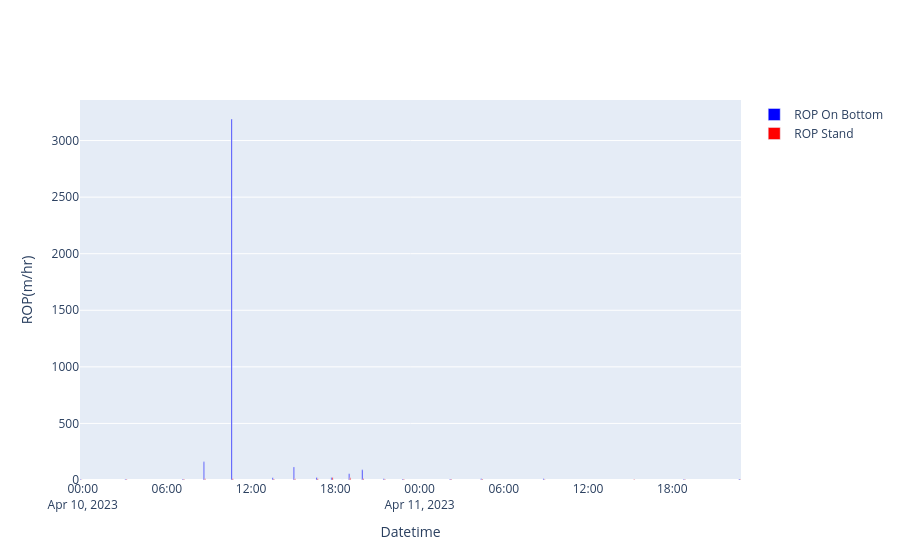

Notebook code cell kept with this figure:
### Code cell
import plotly.graph_objects as go
ROP_df = ActSum_df.copy()
ROP_df['StartDateTime'] = pd.to_datetime(ROP_df['StartDateTime'])
ROP_df['EndDateTime'] = pd.to_datetime(ROP_df['EndDateTime'])

# Calculate MidDateTime as the average of StartDateTime and EndDateTime
ROP_df['MidDateTime'] = ROP_df['StartDateTime'] + (ROP_df['EndDateTime'] - ROP_df['StartDateTime']) / 2

idx_logic = (ROP_df['LABEL_Activity'].isin(["DRILLING FORMATION", 'CIRCULATE HOLE CLEANING','DRILL OUT CEMENT',])) & (ROP_df['LABEL_SubActivity'] == 'Connection')


ROP_df = ROP_df[idx_logic]

ROP_df['ROP_OnBottom'] = ROP_df['DrillingMeteragePerStand'] / (ROP_df['OnBottomDurationPerStand']/60) 
ROP_df['ROP_Stand'] = ROP_df['DrillingMeteragePerStand'] / (ROP_df['StandDuration']/60)
display(ROP_df[['MidDateTime', 'LABEL_SubActivity', 'LABEL_Activity', 'DrillingMeteragePerStand', 'OnBottomDurationPerStand', 'StandDuration', 'ROP_OnBottom', 'ROP_Stand']])
# ROP stand m/hr 



# Assuming your DataFrame is named df and contains columns 'ROP_OnBottom', 'ROP_Stand', and 'DateTime'
# First, convert your 'DateTime' column to a datetime type if it's not already
df = pd.DataFrame(ROP_df)
# df['DateTime'] = pd.to_datetime(df['DateTime'])

# Create a new Plotly figure
fig = go.Figure()
bar_width = 60*60*60*10
# Add ROP_OnBottom as one set of bars
fig.add_trace(go.Bar(
    x=df['MidDateTime'],
    y=df['ROP_OnBottom'],
    name='ROP On Bottom',
    marker_color='blue',  # You can choose a color
    #  width=bar_width 
))

# Add ROP_Stand as another set of bars
fig.add_trace(go.Bar(
    x=df['MidDateTime'],
    y=df['ROP_Stand'],
    name='ROP Stand',
    marker_color='red',  # You can choose a different color
    #  width=bar_width 
))

# Update the layout
fig.update_layout(
    barmode='group',  # This will group the bars side by side at each x-value (datetime)
        bargap=0, # gap between bars of adjacent location coordinates.
    bargroupgap=0, # gap between bars of the same location coordinate.
    # title='ROP On Bottom vs ROP Stand Over Time',
    xaxis_title='Datetime',
    yaxis_title='ROP(m/hr)',
    xaxis=dict(type='date')  # Ensuring x-axis is treated as date
)
fig.show()

### Figure 1 — Plotly figure (JSON) as saved in the notebook; plotly's stock layout.template omitted (floating-point values rounded to 4 significant figures)
{"data": [{"marker": {"color": "blue"}, "name": "ROP On Bottom", "type": "bar", "x": ["2023-04-09T23:53:02.500000", "2023-04-10T03:05:10", "2023-04-10T05:51:12.500000", "2023-04-10T07:10:22.500000", "2023-04-10T08:40:32.500000", "2023-04-10T10:38:50", "2023-04-10T13:34:27.500000", "2023-04-10T15:05:05", "2023-04-10T16:42:05", "2023-04-10T17:45:40", "2023-04-10T18:30:30", "2023-04-10T19:01:15", "2023-04-10T19:57:35", "2023-04-10T21:29:10", "2023-04-10T22:50:05", "2023-04-11T02:13:22.500000", "2023-04-11T04:26:00", "2023-04-11T04:35:05", "2023-04-11T08:52:10", "2023-04-11T15:15:30", "2023-04-11T18:52:25", "2023-04-11T22:49:20"], "y": [5.974, 7.331, null, 9.939, 161.0, 3191.0, 20.44, 115.7, 22.67, 22.44, 0, 56.18, 89.96, 11.02, 9.864, 9.343, 10.14, null, 10.29, null, 8.68, 8.852]}, {"marker": {"color": "red"}, "name": "ROP Stand", "type": "bar", "x": ["2023-04-09T23:53:02.500000", "2023-04-10T03:05:10", "2023-04-10T05:51:12.500000", "2023-04-10T07:10:22.500000", "2023-04-10T08:40:32.500000", "2023-04-10T10:38:50", "2023-04-10T13:34:27.500000", "2023-04-10T15:05:05", "2023-04-10T16:42:05", "2023-04-10T17:45:40", "2023-04-10T18:30:30", "2023-04-10T19:01:15", "2023-04-10T19:57:35", "2023-04-10T21:29:10", "2023-04-10T22:50:05", "2023-04-11T02:13:22.500000", "2023-04-11T04:26:00", "2023-04-11T04:35:05", "2023-04-11T08:52:10", "2023-04-11T15:15:30", "2023-04-11T18:52:25", "2023-04-11T22:49:20"], "y": [1.978, 5.699, null, 5.782, 10.18, 10.44, 8.803, 11.97, 10.67, 21.46, 0, 19.67, 10.04, 6.067, 5.992, 5.642, 8.733, null, 4.038, 3.764, 5.459, 3.903]}], "layout": {"bargap": 0, "bargroupgap": 0, "barmode": "group", "xaxis": {"title": {"text": "Datetime"}, "type": "date"}, "yaxis": {"title": {"text": "ROP(m/hr)"}}}}
